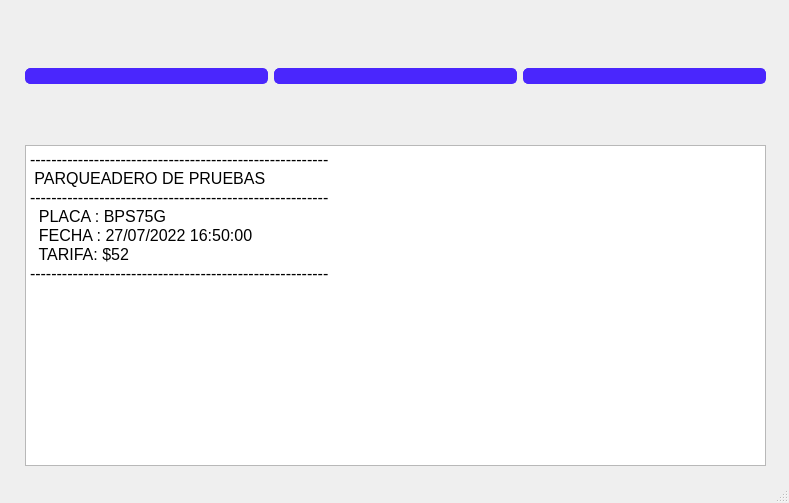
<?xml version="1.0" encoding="UTF-8"?>
<ui version="4.0">
 <class>TransactionInterface</class>
 <widget class="QMainWindow" name="TransactionInterface">
  <property name="geometry">
   <rect>
    <x>0</x>
    <y>0</y>
    <width>789</width>
    <height>503</height>
   </rect>
  </property>
  <property name="windowTitle">
   <string>Transacciones</string>
  </property>
  <property name="styleSheet">
   <string notr="true">QPushButton{
	background-color: #4a26fd;
	border-radius:5px;
	border: 1px solid  #4a26fd;
	font:  8pt &quot;FontAwesome&quot; ; 
	color: #ffffff

}

QPushButton:Hover{	
	background-color :#021aee
}</string>
  </property>
  <widget class="QWidget" name="centralwidget">
   <widget class="QWidget" name="horizontalLayoutWidget">
    <property name="geometry">
     <rect>
      <x>20</x>
      <y>20</y>
      <width>751</width>
      <height>112</height>
     </rect>
    </property>
    <layout class="QHBoxLayout" name="btns_layout">
     <property name="leftMargin">
      <number>5</number>
     </property>
     <property name="topMargin">
      <number>5</number>
     </property>
     <property name="rightMargin">
      <number>5</number>
     </property>
     <property name="bottomMargin">
      <number>5</number>
     </property>
     <item>
      <widget class="QPushButton" name="btn_open_camera">
       <property name="text">
        <string/>
       </property>
       <property name="icon">
        <iconset>
         <normaloff>Icons/camera-solid.svg</normaloff>Icons/camera-solid.svg</iconset>
       </property>
       <property name="iconSize">
        <size>
         <width>100</width>
         <height>100</height>
        </size>
       </property>
      </widget>
     </item>
     <item>
      <widget class="QPushButton" name="btn_open_keyboard">
       <property name="text">
        <string/>
       </property>
       <property name="icon">
        <iconset>
         <normaloff>Icons/keyboard-solid.svg</normaloff>Icons/keyboard-solid.svg</iconset>
       </property>
       <property name="iconSize">
        <size>
         <width>100</width>
         <height>100</height>
        </size>
       </property>
      </widget>
     </item>
     <item>
      <widget class="QPushButton" name="btn_reverse_action">
       <property name="text">
        <string/>
       </property>
       <property name="icon">
        <iconset>
         <normaloff>Icons/xmark-solid.svg</normaloff>Icons/xmark-solid.svg</iconset>
       </property>
       <property name="iconSize">
        <size>
         <width>100</width>
         <height>100</height>
        </size>
       </property>
      </widget>
     </item>
    </layout>
   </widget>
   <widget class="QWidget" name="horizontalLayoutWidget_2">
    <property name="geometry">
     <rect>
      <x>20</x>
      <y>140</y>
      <width>751</width>
      <height>331</height>
     </rect>
    </property>
    <layout class="QHBoxLayout" name="txb_layout">
     <property name="leftMargin">
      <number>5</number>
     </property>
     <property name="topMargin">
      <number>5</number>
     </property>
     <property name="rightMargin">
      <number>5</number>
     </property>
     <property name="bottomMargin">
      <number>5</number>
     </property>
     <item>
      <widget class="QPlainTextEdit" name="txb_resume">
       <property name="font">
        <font>
         <pointsize>12</pointsize>
        </font>
       </property>
       <property name="plainText">
        <string>--------------------------------------------------------
 PARQUEADERO DE PRUEBAS
--------------------------------------------------------
  PLACA : BPS75G
  FECHA : 27/07/2022 16:50:00
  TARIFA: $52
--------------------------------------------------------</string>
       </property>
      </widget>
     </item>
    </layout>
   </widget>
  </widget>
  <widget class="QStatusBar" name="statusbar"/>
 </widget>
 <resources/>
 <connections/>
</ui>
